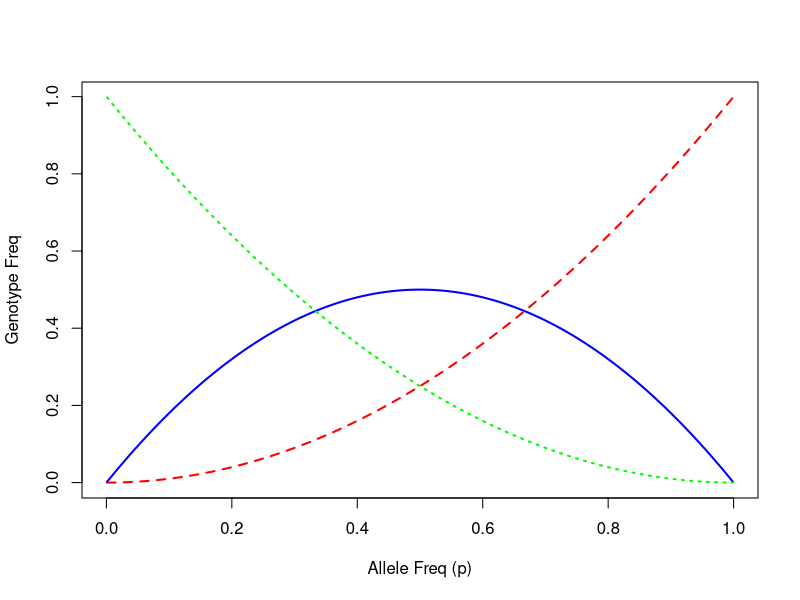

Reproduce this figure in R.
## ---- chunk 1
chisq.test(table(rbinom(1000, 1, p=0.5)+rbinom(1000, 1, p=0.5)), c(1,2,1))
## ---- chunk 2
geno <- as.data.frame(t(sapply(1:999/1000, 
                               function(x){ return(c(x^2,2*x*(1-x),(1-x)^2))})))
plot(1:999/1000, geno[,1], type="l", lty=2, lwd=2, col="red", xlab="Allele Freq (p)", ylab="Genotype Freq")
lines(1:999/1000, geno[,2], type="l", lty=1, lwd=2, col="blue")
lines(1:999/1000, geno[,3], type="l", lty=3, lwd=2, col="green")
